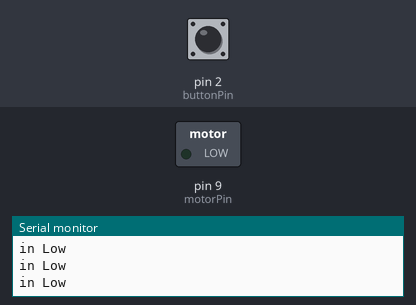
This sketch was run on a simulated Arduino Uno, built with avr-gcc and run on an emulated ATmega328P. On the bench: switched loads named in the sketch (green lamp = pin HIGH), the last lines printed to the serial monitor. Dashed ring = blinking. The test bench sets the inputs (shaded band); at power-on: pin 2 (buttonPin) LOW.

Above: at 1.2 s.
1.3 s: pin 2 (buttonPin) pulled HIGH for 0.15 s
At 1.38 s:
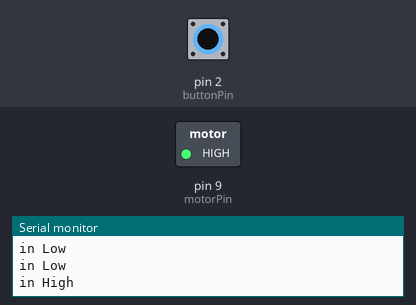
2.9 s: pin 2 (buttonPin) pulled HIGH for 1 s
At 4.4 s:
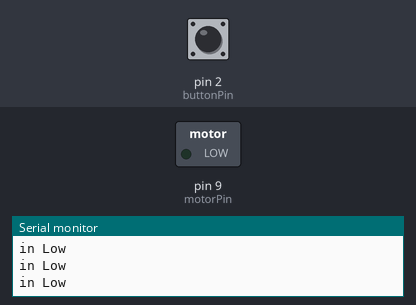
6.9 s: pin 2 (buttonPin) pulsed HIGH 5 times (0.12 s each, 0.3 s apart)
At 7.26 s:
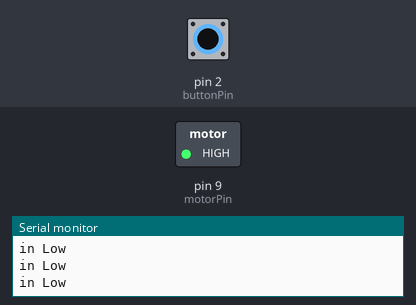
Timing chart, 0 to 9.9 s (numbered marks = the images above; inputs shaded):
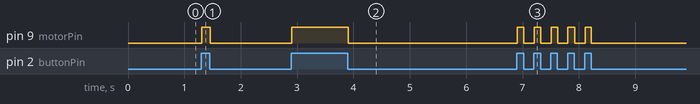

The sketch:

usingMotor.ino
```cpp
int buttonState = 0;
int motorPin = 9;
int buttonPin = 2;

void setup() {
  // put your setup code here, to run once:
  pinMode (motorPin, OUTPUT);
  pinMode (buttonPin, INPUT);
    Serial.begin(9600);

}

void loop() {
  // put your main code here, to run repeatedly:
  buttonState = digitalRead(buttonPin);

  if (buttonState == HIGH){
    digitalWrite(motorPin, HIGH);
    Serial.println("in High");


  }else{
    digitalWrite(motorPin,LOW);
        Serial.println("in Low");
  }

}
```

Measured:
- after the input at 1.3 s, pin 9 (motorPin): LOW → HIGH at once, → LOW 0.15 s later
- after the input at 2.9 s, pin 9 (motorPin): LOW → HIGH at once, → LOW 1.0 s later
- after the input at 6.9 s, pin 9 (motorPin): alternates HIGH for 0.11 s and LOW for 0.18 s, 10 changes in all, then stays LOW, starting at once
